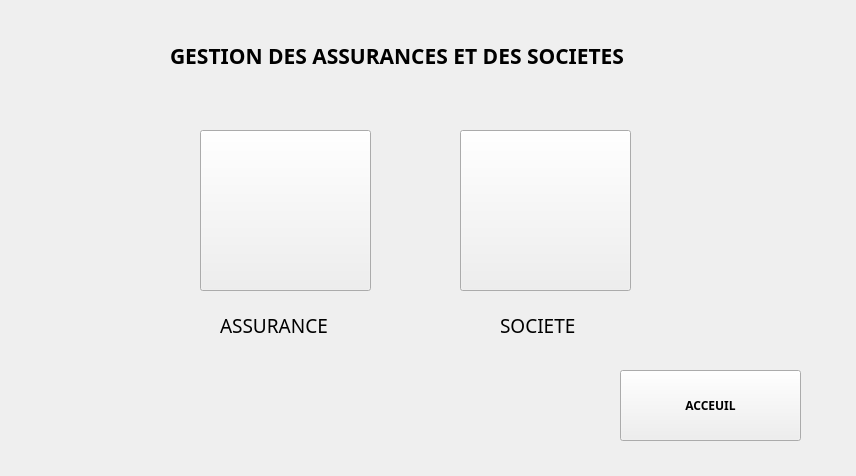
<?xml version="1.0" encoding="UTF-8"?>
<ui version="4.0">
 <class>GUI_AssuranceSociete</class>
 <widget class="QWidget" name="GUI_AssuranceSociete">
  <property name="geometry">
   <rect>
    <x>0</x>
    <y>0</y>
    <width>856</width>
    <height>476</height>
   </rect>
  </property>
  <property name="windowTitle">
   <string>Form</string>
  </property>
  <widget class="QLabel" name="label">
   <property name="geometry">
    <rect>
     <x>170</x>
     <y>30</y>
     <width>571</width>
     <height>51</height>
    </rect>
   </property>
   <property name="font">
    <font>
     <family>Century Gothic</family>
     <pointsize>16</pointsize>
     <weight>75</weight>
     <bold>true</bold>
    </font>
   </property>
   <property name="text">
    <string>GESTION DES ASSURANCES ET DES SOCIETES</string>
   </property>
  </widget>
  <widget class="QPushButton" name="societe">
   <property name="geometry">
    <rect>
     <x>460</x>
     <y>130</y>
     <width>171</width>
     <height>161</height>
    </rect>
   </property>
   <property name="text">
    <string/>
   </property>
   <property name="icon">
    <iconset resource="images.qrc">
     <normaloff>:/icons/societe.png</normaloff>:/icons/societe.png</iconset>
   </property>
   <property name="iconSize">
    <size>
     <width>150</width>
     <height>150</height>
    </size>
   </property>
  </widget>
  <widget class="QPushButton" name="assurance">
   <property name="geometry">
    <rect>
     <x>200</x>
     <y>130</y>
     <width>171</width>
     <height>161</height>
    </rect>
   </property>
   <property name="text">
    <string/>
   </property>
   <property name="icon">
    <iconset resource="images.qrc">
     <normaloff>:/icons/assurance.png</normaloff>:/icons/assurance.png</iconset>
   </property>
   <property name="iconSize">
    <size>
     <width>200</width>
     <height>200</height>
    </size>
   </property>
  </widget>
  <widget class="QLabel" name="label_2">
   <property name="geometry">
    <rect>
     <x>220</x>
     <y>300</y>
     <width>141</width>
     <height>51</height>
    </rect>
   </property>
   <property name="font">
    <font>
     <family>Century Gothic</family>
     <pointsize>14</pointsize>
    </font>
   </property>
   <property name="text">
    <string>ASSURANCE</string>
   </property>
  </widget>
  <widget class="QLabel" name="label_3">
   <property name="geometry">
    <rect>
     <x>500</x>
     <y>300</y>
     <width>111</width>
     <height>51</height>
    </rect>
   </property>
   <property name="font">
    <font>
     <family>Century Gothic</family>
     <pointsize>14</pointsize>
    </font>
   </property>
   <property name="text">
    <string>SOCIETE</string>
   </property>
  </widget>
  <widget class="QPushButton" name="pushButton">
   <property name="geometry">
    <rect>
     <x>620</x>
     <y>370</y>
     <width>181</width>
     <height>71</height>
    </rect>
   </property>
   <property name="font">
    <font>
     <family>Century Gothic</family>
     <weight>75</weight>
     <bold>true</bold>
    </font>
   </property>
   <property name="text">
    <string>ACCEUIL</string>
   </property>
   <property name="icon">
    <iconset resource="images.qrc">
     <normaloff>:/icons/acceuil.png</normaloff>:/icons/acceuil.png</iconset>
   </property>
   <property name="iconSize">
    <size>
     <width>30</width>
     <height>30</height>
    </size>
   </property>
  </widget>
 </widget>
 <resources>
  <include location="images.qrc"/>
 </resources>
 <connections/>
</ui>
